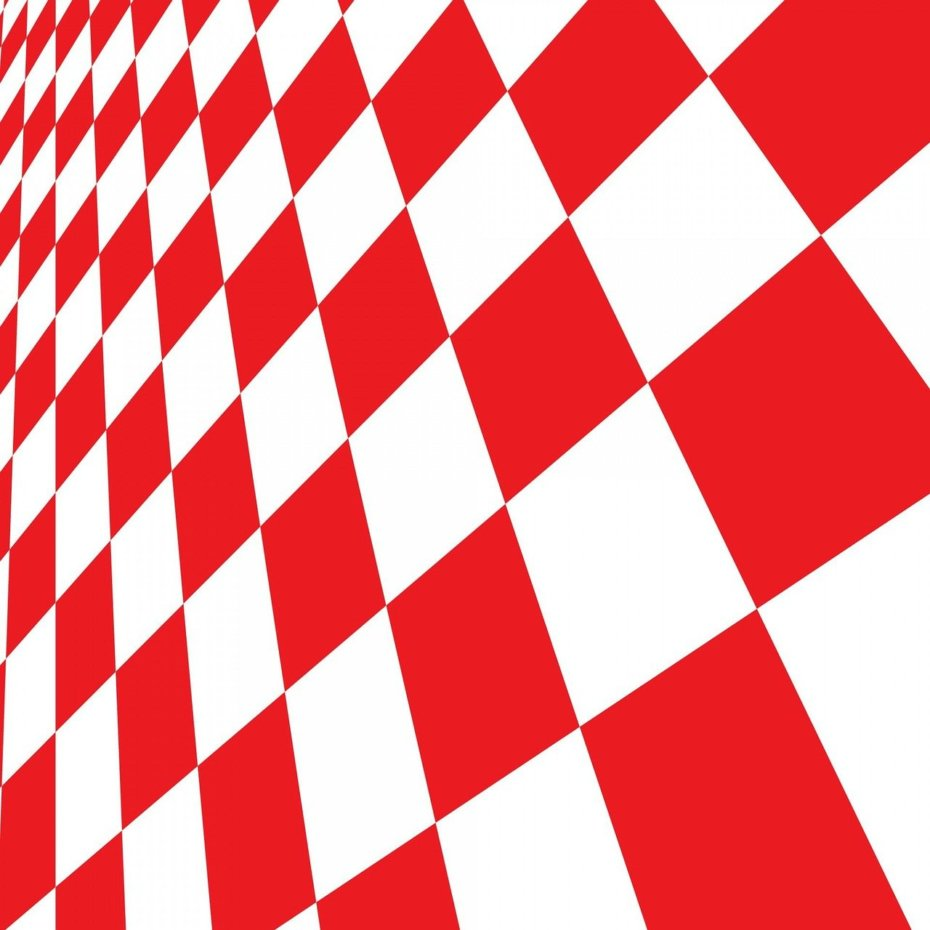
//> input picture DAY3/HW2/Houghlines_test/image/image.jpg, 930 x 930 px
$ ./Houghlines_test   (built with g++ and OpenCV 4)
//> lines starting //> are read from the running program, lines starting //| are printed output that depends on the picture; after the words box and inside, x2 and y2 are one past the last pixel; in counts of white or black regions, pixels touching at a corner belong together
#include <opencv2/opencv.hpp>
#include <iostream>
#include <cmath>

int main() {
    // 이미지 경로
    std::string imagePath = "../image/image.jpg";

    cv::Mat src = cv::imread(imagePath, cv::IMREAD_COLOR);
//> src is the input picture: 930 rows x 930 cols, CV_8UC3; mean B, G, R 137.2, 134.1, 241.9

    // 그레이스케일 변환
    cv::Mat gray;
    cv::cvtColor(src, gray, cv::COLOR_BGR2GRAY);
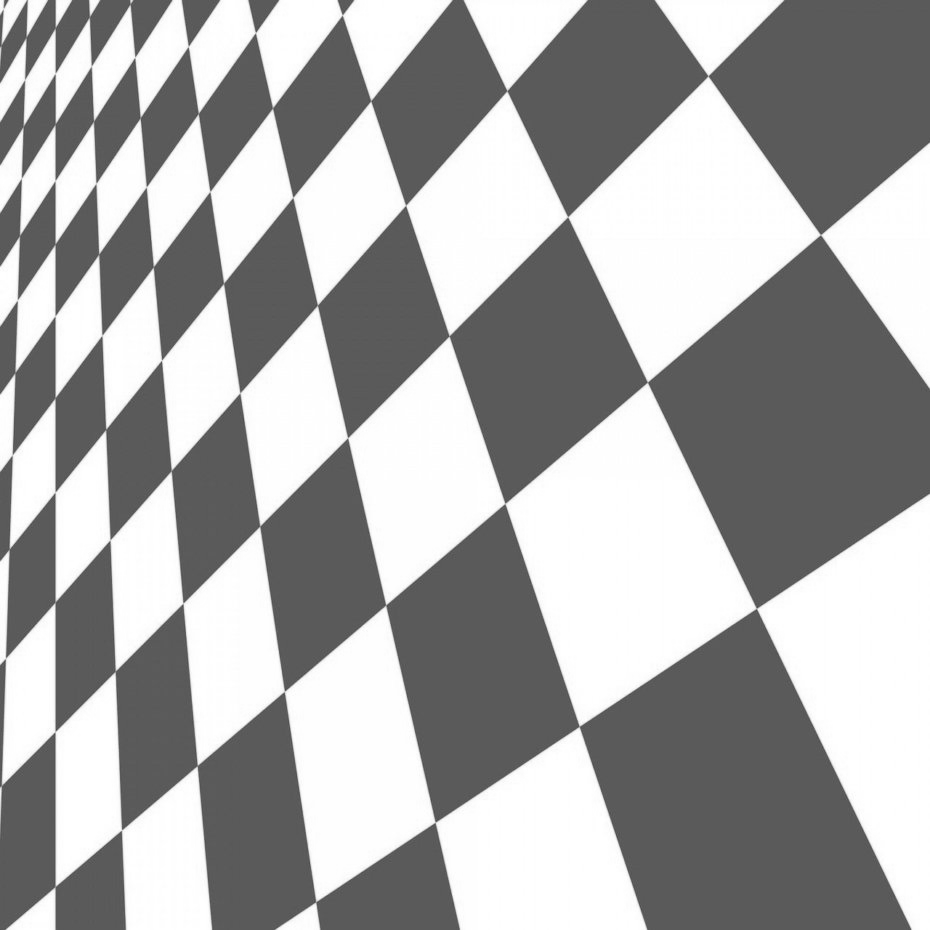
//> gray: 930 rows x 930 cols, CV_8UC1; min 69, max 255, mean 166.8

    // Canny 엣지 검출
    cv::Mat edges;
    cv::Canny(gray, edges, 50, 150, 3);
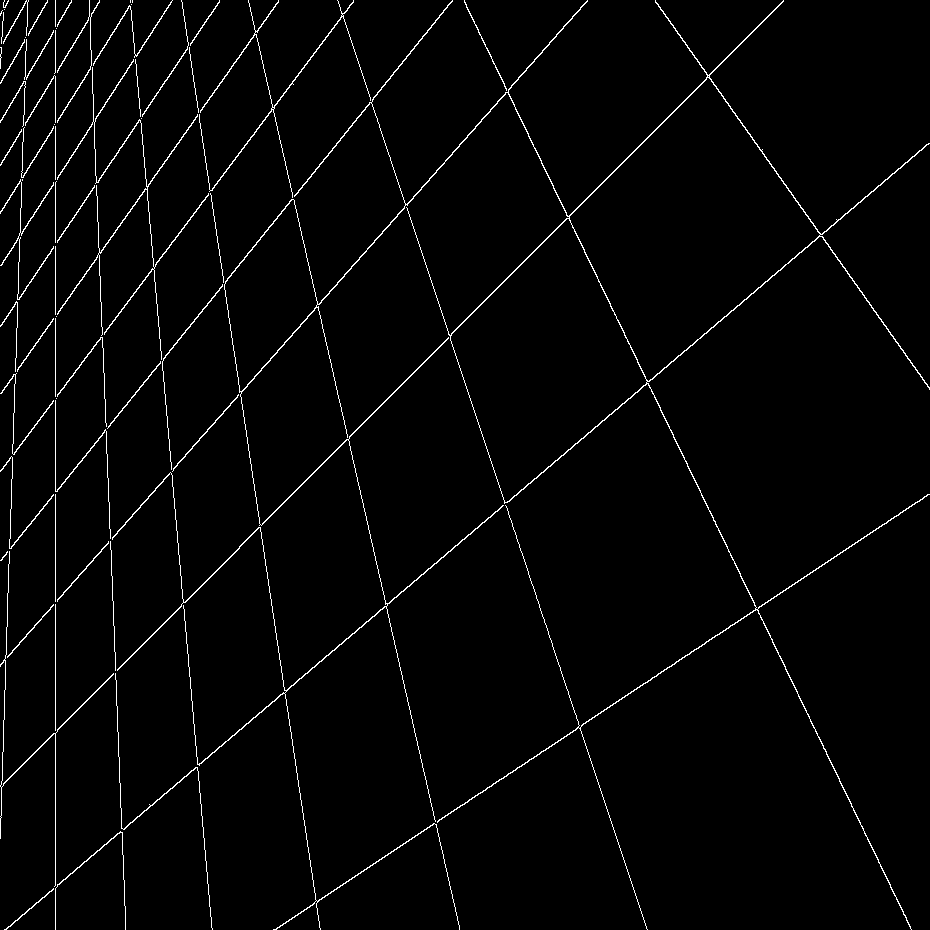
//> edges: 930 rows x 930 cols, CV_8UC1; 2.1% white in thin lines or dots

    // 허프 선 변환 결과를 위한 복사본
    cv::Mat probabilisticHoughLinesImage = src.clone();

    // 확률적 허프 선 변환
    std::vector<cv::Vec4i> linesP;
    cv::HoughLinesP(edges, linesP, 1, CV_PI / 180, 50, 50, 20);
//> linesP = 77 lines (x1, y1, x2, y2), first 8: [55, 929, 55, 0], [0, 786, 451, 335], [2, 557, 452, 1], [5, 667, 28, 0], [0, 325, 219, 0], [130, 0, 211, 927], [239, 546, 709, 76], [0, 470, 353, 1]

    // 각도별 발견 횟수를 저장하는 배열
    int angle_count[181] = {0, };
    int unique_angles = 0;

    // 모든 선 그리기 및 각도 계산
    for (int i = 0; i < linesP.size(); i++) {
        const auto& l = linesP[i];

        // 선 그리기
        cv::line(probabilisticHoughLinesImage,
                cv::Point(l[0], l[1]),
                cv::Point(l[2], l[3]),
                cv::Scalar(0, 255, 0), 2);

        // 각도 계산
        double angle = std::atan2(l[3] - l[1], l[2] - l[0]);
        int angle_deg = static_cast<int>(std::round(angle * 180 / CV_PI));

        // 각도를 0~180 범위로 조정
        if(angle_deg < 0) {
            angle_deg += 180;
        }
        if(angle_deg == 180) {
            angle_deg = 0;
        }

        angle_count[angle_deg]++;
    }
//> this loop made 77 passes
//> (l, angle) on passes 1 to 12: ([55, 929, 55, 0], -1.57), ([0, 786, 451, 335], -0.785), ([2, 557, 452, 1], -0.89), ([5, 667, 28, 0], -1.54), ([0, 325, 219, 0], -0.978), ([130, 0, 211, 927], 1.48), ([239, 546, 709, 76], -0.785), ([0, 470, 353, 1], -0.926), ([449, 335, 783, 1], -0.785), ([541, 163, 727, 546], 1.12), ([316, 305, 457, 916], 1.34), ([248, 2, 373, 547], 1.35)
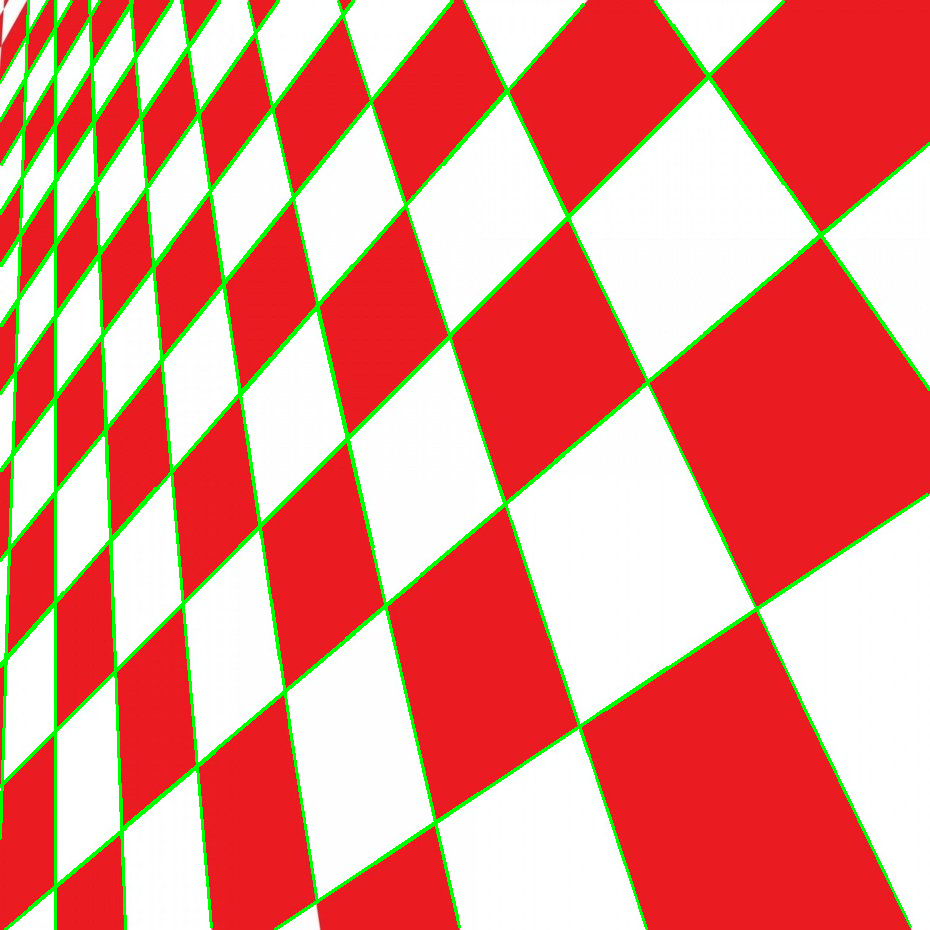
//> probabilisticHoughLinesImage: 930 rows x 930 cols, CV_8UC3; 5.98% of pixels changed, all inside (x1, y1, x2, y2) = (0, 0, 930, 930)
//> after the loop, angle_count = 181 values, max 10 at index 140, min 0 at index 0, mean 0.425

    // 각도별 발견 횟수 출력
    for(int i = 0; i < 181; i++) {
        if(angle_count[i] > 0) {
            std::cout << i << "도: " << angle_count[i] << "개의 선" << std::endl;
        }
    }
//> this loop made 181 passes
//| 55도: 3개의 선
//| 64도: 5개의 선
//| 72도: 7개의 선
//| 77도: 3개의 선
//| 81도: 1개의 선
//| 82도: 6개의 선
//| 85도: 1개의 선
//| 88도: 5개의 선
//> (output is shown up to pass 89 of 181)

    std::cout << "\n검출된 총 선의 개수: " << linesP.size() << std::endl;
//| 검출된 총 선의 개수: 77

    // 결과 출력
    cv::imshow("Original Image", src);
    cv::imshow("Canny Edges", edges);
    cv::imshow("All Detected Lines", probabilisticHoughLinesImage);

    cv::waitKey(0);
    return 0;
}
